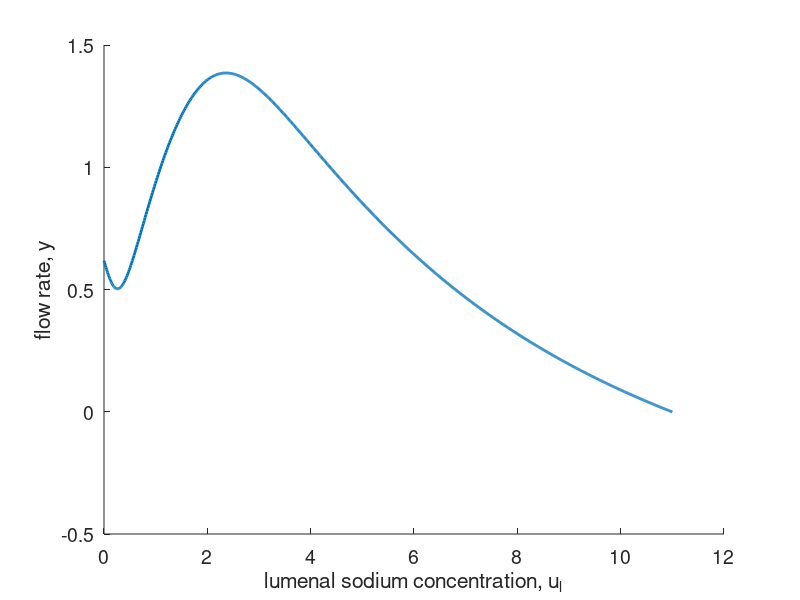

Write the MATLAB code that produced this figure.
% Fluid absorption as a function of lumenal Na concentration,
% in nondimensional variables.

% Just reproducing a figure in the gastrointestinal chapter.

clear all
close all
clc

beta = 1;

gam = 10;
rho = 1;
u0 = 1;

ui = linspace(0,10,1000);
fi = (ui.^3)./(1+ui.^3) ;
ul = ui + beta*fi;

a = rho;
b = rho + ul;
c = ui - u0 + (1-gam)*beta*fi;
y = (-b + (b.^2 - 4*a*c).^0.5)./(2*a);

plot(ul,y,'LineWidth',2)
xlabel('lumenal sodium concentration, u_l')
ylabel('flow rate, y')
set(gca,'FontSize',14)
box off